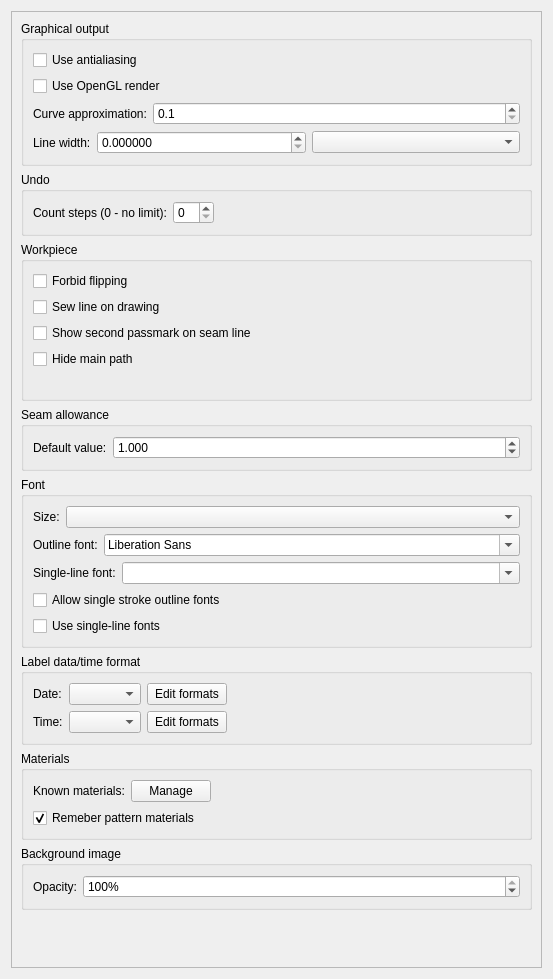
<?xml version="1.0" encoding="UTF-8"?>
<ui version="4.0">
 <class>PreferencesPatternPage</class>
 <widget class="QWidget" name="PreferencesPatternPage">
  <property name="geometry">
   <rect>
    <x>0</x>
    <y>0</y>
    <width>553</width>
    <height>979</height>
   </rect>
  </property>
  <property name="windowTitle">
   <string notr="true">Pattern</string>
  </property>
  <layout class="QVBoxLayout" name="verticalLayout_5">
   <item>
    <widget class="QScrollArea" name="scrollArea">
     <property name="widgetResizable">
      <bool>true</bool>
     </property>
     <widget class="QWidget" name="scrollAreaWidgetContents">
      <property name="geometry">
       <rect>
        <x>0</x>
        <y>0</y>
        <width>519</width>
        <height>1021</height>
       </rect>
      </property>
      <layout class="QVBoxLayout" name="verticalLayout_2">
       <item>
        <widget class="QGroupBox" name="groupBox_2">
         <property name="title">
          <string>Graphical output</string>
         </property>
         <layout class="QVBoxLayout" name="verticalLayout_3">
          <item>
           <widget class="QCheckBox" name="graphOutputCheck">
            <property name="text">
             <string>Use antialiasing</string>
            </property>
           </widget>
          </item>
          <item>
           <widget class="QCheckBox" name="checkBoxOpenGLRender">
            <property name="toolTip">
             <string>Use OpenGL to render a scene.
This option will take an affect after restart.</string>
            </property>
            <property name="text">
             <string>Use OpenGL render</string>
            </property>
            <property name="tristate">
             <bool>false</bool>
            </property>
           </widget>
          </item>
          <item>
           <layout class="QHBoxLayout" name="horizontalLayout_5">
            <item>
             <widget class="QLabel" name="label">
              <property name="sizePolicy">
               <sizepolicy hsizetype="Fixed" vsizetype="Preferred">
                <horstretch>0</horstretch>
                <verstretch>0</verstretch>
               </sizepolicy>
              </property>
              <property name="text">
               <string>Curve approximation:</string>
              </property>
             </widget>
            </item>
            <item>
             <widget class="QDoubleSpinBox" name="doubleSpinBoxCurveApproximation">
              <property name="sizePolicy">
               <sizepolicy hsizetype="Preferred" vsizetype="Fixed">
                <horstretch>0</horstretch>
                <verstretch>0</verstretch>
               </sizepolicy>
              </property>
              <property name="toolTip">
               <string>Set default curve approximation scale</string>
              </property>
              <property name="decimals">
               <number>1</number>
              </property>
              <property name="minimum">
               <double>0.100000000000000</double>
              </property>
              <property name="maximum">
               <double>10.000000000000000</double>
              </property>
              <property name="singleStep">
               <double>0.100000000000000</double>
              </property>
             </widget>
            </item>
           </layout>
          </item>
          <item>
           <layout class="QHBoxLayout" name="horizontalLayout_6">
            <item>
             <widget class="QLabel" name="label_6">
              <property name="toolTip">
               <string>Bold line width</string>
              </property>
              <property name="text">
               <string>Line width:</string>
              </property>
             </widget>
            </item>
            <item>
             <widget class="QDoubleSpinBox" name="doubleSpinBoxLineWidth">
              <property name="sizePolicy">
               <sizepolicy hsizetype="MinimumExpanding" vsizetype="Fixed">
                <horstretch>0</horstretch>
                <verstretch>0</verstretch>
               </sizepolicy>
              </property>
              <property name="suffix">
               <string/>
              </property>
              <property name="decimals">
               <number>6</number>
              </property>
              <property name="singleStep">
               <double>0.100000000000000</double>
              </property>
             </widget>
            </item>
            <item>
             <widget class="QComboBox" name="comboBoxLineWidthUnit">
              <property name="sizePolicy">
               <sizepolicy hsizetype="Expanding" vsizetype="Fixed">
                <horstretch>0</horstretch>
                <verstretch>0</verstretch>
               </sizepolicy>
              </property>
             </widget>
            </item>
           </layout>
          </item>
         </layout>
        </widget>
       </item>
       <item>
        <widget class="QGroupBox" name="groupBox_3">
         <property name="title">
          <string>Undo</string>
         </property>
         <layout class="QFormLayout" name="formLayout_2">
          <property name="fieldGrowthPolicy">
           <enum>QFormLayout::ExpandingFieldsGrow</enum>
          </property>
          <item row="0" column="0">
           <widget class="QLabel" name="label_2">
            <property name="text">
             <string>Count steps (0 - no limit):</string>
            </property>
           </widget>
          </item>
          <item row="0" column="1">
           <widget class="QSpinBox" name="undoCount"/>
          </item>
         </layout>
        </widget>
       </item>
       <item>
        <widget class="QGroupBox" name="groupBox_5">
         <property name="title">
          <string>Workpiece</string>
         </property>
         <layout class="QVBoxLayout" name="verticalLayout_4">
          <item>
           <widget class="QCheckBox" name="forbidFlippingCheck">
            <property name="toolTip">
             <string>By default forbid flipping for all new created workpieces</string>
            </property>
            <property name="text">
             <string>Forbid flipping</string>
            </property>
           </widget>
          </item>
          <item>
           <widget class="QCheckBox" name="checkBoxSewLineOnDrawing">
            <property name="toolTip">
             <string>By default export to DXF-AAMA sew line on Draw layer for all new created workpieces</string>
            </property>
            <property name="text">
             <string>Sew line on drawing</string>
            </property>
           </widget>
          </item>
          <item>
           <widget class="QCheckBox" name="doublePassmarkCheck">
            <property name="toolTip">
             <string>Show a notch both in the seam allowance and on the seam line. If you want to see a notch on a piece without seam allowance, enable built-in seam allowance and set the length of a notch manually.</string>
            </property>
            <property name="text">
             <string>Show second passmark on seam line</string>
            </property>
           </widget>
          </item>
          <item>
           <widget class="QCheckBox" name="checkBoxHideMainPath">
            <property name="toolTip">
             <string>By default hide the main path if the seam allowance was enabled</string>
            </property>
            <property name="text">
             <string>Hide main path</string>
            </property>
           </widget>
          </item>
          <item>
           <layout class="QHBoxLayout" name="horizontalLayout">
            <item>
             <spacer name="horizontalSpacer_4">
              <property name="orientation">
               <enum>Qt::Horizontal</enum>
              </property>
              <property name="sizeHint" stdset="0">
               <size>
                <width>40</width>
                <height>20</height>
               </size>
              </property>
             </spacer>
            </item>
           </layout>
          </item>
         </layout>
        </widget>
       </item>
       <item>
        <widget class="QGroupBox" name="groupBox_6">
         <property name="title">
          <string>Seam allowance</string>
         </property>
         <layout class="QFormLayout" name="formLayout_3">
          <item row="0" column="0">
           <widget class="QLabel" name="label_defaultSeamAllowance">
            <property name="text">
             <string>Default value:</string>
            </property>
           </widget>
          </item>
          <item row="0" column="1">
           <widget class="QDoubleSpinBox" name="defaultSeamAllowance">
            <property name="decimals">
             <number>3</number>
            </property>
            <property name="maximum">
             <double>100.000000000000000</double>
            </property>
            <property name="singleStep">
             <double>0.100000000000000</double>
            </property>
            <property name="value">
             <double>1.000000000000000</double>
            </property>
           </widget>
          </item>
         </layout>
        </widget>
       </item>
       <item>
        <widget class="QGroupBox" name="groupBox_8">
         <property name="title">
          <string>Font</string>
         </property>
         <layout class="QVBoxLayout" name="verticalLayout_6">
          <item>
           <layout class="QHBoxLayout" name="horizontalLayout_8">
            <item>
             <widget class="QLabel" name="label_8">
              <property name="sizePolicy">
               <sizepolicy hsizetype="Fixed" vsizetype="Preferred">
                <horstretch>0</horstretch>
                <verstretch>0</verstretch>
               </sizepolicy>
              </property>
              <property name="text">
               <string>Size:</string>
              </property>
             </widget>
            </item>
            <item>
             <widget class="QComboBox" name="comboBoxLabelFontSize"/>
            </item>
           </layout>
          </item>
          <item>
           <layout class="QHBoxLayout" name="horizontalLayout_7">
            <item>
             <widget class="QLabel" name="label_3">
              <property name="sizePolicy">
               <sizepolicy hsizetype="Fixed" vsizetype="Preferred">
                <horstretch>0</horstretch>
                <verstretch>0</verstretch>
               </sizepolicy>
              </property>
              <property name="text">
               <string>Outline font:</string>
              </property>
             </widget>
            </item>
            <item>
             <widget class="QFontComboBox" name="fontComboBoxLabelFont"/>
            </item>
           </layout>
          </item>
          <item>
           <layout class="QHBoxLayout" name="horizontalLayout_9">
            <item>
             <widget class="QLabel" name="label_9">
              <property name="sizePolicy">
               <sizepolicy hsizetype="Fixed" vsizetype="Preferred">
                <horstretch>0</horstretch>
                <verstretch>0</verstretch>
               </sizepolicy>
              </property>
              <property name="text">
               <string>Single-line font:</string>
              </property>
             </widget>
            </item>
            <item>
             <widget class="QComboBox" name="comboBoxSingleLineFont">
              <property name="editable">
               <bool>true</bool>
              </property>
             </widget>
            </item>
           </layout>
          </item>
          <item>
           <widget class="QCheckBox" name="checkBoxSingleStrokeOutlineFont">
            <property name="text">
             <string>Allow single stroke outline fonts</string>
            </property>
           </widget>
          </item>
          <item>
           <widget class="QCheckBox" name="checkBoxSingleLineFonts">
            <property name="toolTip">
             <string>When this option is activated, the application will utilize SVG Fonts present in your system to render piece label text, instead of using outline fonts.</string>
            </property>
            <property name="text">
             <string>Use single-line fonts</string>
            </property>
           </widget>
          </item>
         </layout>
        </widget>
       </item>
       <item>
        <widget class="QGroupBox" name="groupBox_4">
         <property name="title">
          <string>Label data/time format</string>
         </property>
         <layout class="QFormLayout" name="formLayout_4">
          <property name="fieldGrowthPolicy">
           <enum>QFormLayout::ExpandingFieldsGrow</enum>
          </property>
          <item row="0" column="0">
           <widget class="QLabel" name="label_4">
            <property name="text">
             <string>Date:</string>
            </property>
           </widget>
          </item>
          <item row="0" column="1">
           <layout class="QHBoxLayout" name="horizontalLayout_2">
            <item>
             <widget class="QComboBox" name="comboBoxDateFormats"/>
            </item>
            <item>
             <widget class="QPushButton" name="pushButtonEditDateFormats">
              <property name="text">
               <string>Edit formats</string>
              </property>
             </widget>
            </item>
           </layout>
          </item>
          <item row="1" column="0">
           <widget class="QLabel" name="label_5">
            <property name="text">
             <string>Time:</string>
            </property>
           </widget>
          </item>
          <item row="1" column="1">
           <layout class="QHBoxLayout" name="horizontalLayout_3">
            <item>
             <widget class="QComboBox" name="comboBoxTimeFormats"/>
            </item>
            <item>
             <widget class="QPushButton" name="pushButtonEditTimeFormats">
              <property name="text">
               <string>Edit formats</string>
              </property>
             </widget>
            </item>
           </layout>
          </item>
         </layout>
        </widget>
       </item>
       <item>
        <widget class="QGroupBox" name="groupBox">
         <property name="title">
          <string>Materials</string>
         </property>
         <layout class="QVBoxLayout" name="verticalLayout">
          <item>
           <layout class="QHBoxLayout" name="horizontalLayout_4">
            <item>
             <widget class="QLabel" name="label_12">
              <property name="text">
               <string>Known materials:</string>
              </property>
             </widget>
            </item>
            <item>
             <widget class="QPushButton" name="pushButtonKnownMaterials">
              <property name="sizePolicy">
               <sizepolicy hsizetype="Fixed" vsizetype="Fixed">
                <horstretch>0</horstretch>
                <verstretch>0</verstretch>
               </sizepolicy>
              </property>
              <property name="toolTip">
               <string>Manage list of known materials</string>
              </property>
              <property name="text">
               <string>Manage</string>
              </property>
             </widget>
            </item>
            <item>
             <spacer name="horizontalSpacer">
              <property name="orientation">
               <enum>Qt::Horizontal</enum>
              </property>
              <property name="sizeHint" stdset="0">
               <size>
                <width>40</width>
                <height>20</height>
               </size>
              </property>
             </spacer>
            </item>
           </layout>
          </item>
          <item>
           <widget class="QCheckBox" name="checkBoxRemeberPatternMaterials">
            <property name="toolTip">
             <string>When manage pattern materials save them to known materials list</string>
            </property>
            <property name="text">
             <string>Remeber pattern materials</string>
            </property>
            <property name="checked">
             <bool>true</bool>
            </property>
           </widget>
          </item>
         </layout>
        </widget>
       </item>
       <item>
        <widget class="QGroupBox" name="groupBox_7">
         <property name="title">
          <string>Background image</string>
         </property>
         <layout class="QFormLayout" name="formLayout">
          <item row="0" column="0">
           <widget class="QLabel" name="label_7">
            <property name="text">
             <string>Opacity:</string>
            </property>
           </widget>
          </item>
          <item row="0" column="1">
           <widget class="QSpinBox" name="spinBoxOpacity">
            <property name="toolTip">
             <string>Opacity value by default</string>
            </property>
            <property name="suffix">
             <string notr="true">%</string>
            </property>
            <property name="maximum">
             <number>100</number>
            </property>
            <property name="value">
             <number>100</number>
            </property>
           </widget>
          </item>
         </layout>
        </widget>
       </item>
       <item>
        <spacer name="verticalSpacer">
         <property name="orientation">
          <enum>Qt::Vertical</enum>
         </property>
         <property name="sizeHint" stdset="0">
          <size>
           <width>20</width>
           <height>40</height>
          </size>
         </property>
        </spacer>
       </item>
      </layout>
     </widget>
    </widget>
   </item>
  </layout>
 </widget>
 <resources/>
 <connections/>
</ui>
